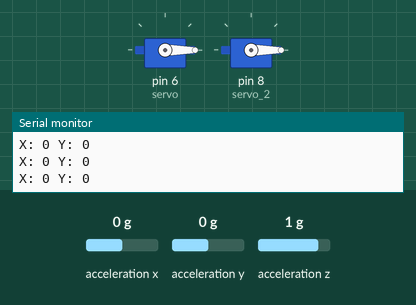
Recording of a sketch running on a simulated Arduino Uno, built with avr-gcc and run on an emulated ATmega328P. Shown: 2 × servo, the last lines printed to the serial monitor. The test bench sets the inputs (shaded band); at power-on: acceleration x 0 g, acceleration y 0 g, acceleration z 1 g.

Above: at 1.2 s.
1.3 s: acceleration x set to 0.8 g
At 2.2 s:
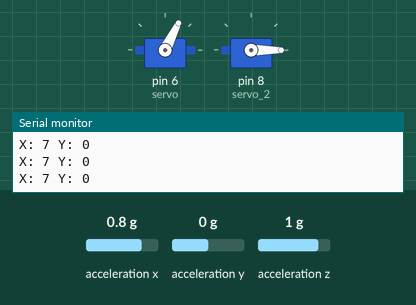
2.8 s: acceleration y set to 1.4 g
At 4.0 s:
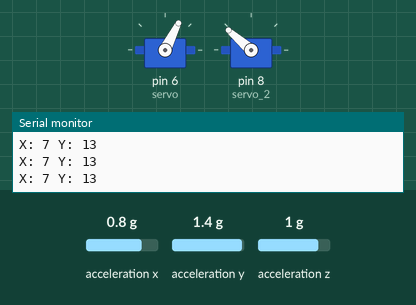
4.3 s: acceleration x set to -1.4 g
At 5.1 s:
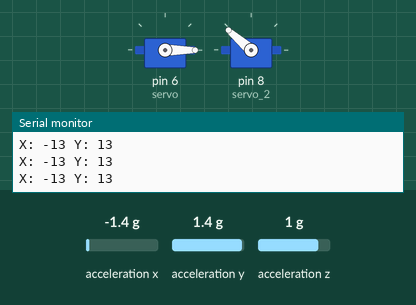
5.8 s: acceleration y set to 0.8 g
At 7.0 s:
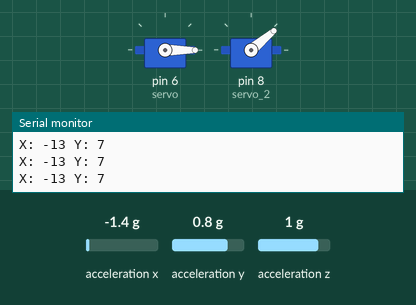
7.3 s: acceleration x set to 1.4 g
At 7.9 s:
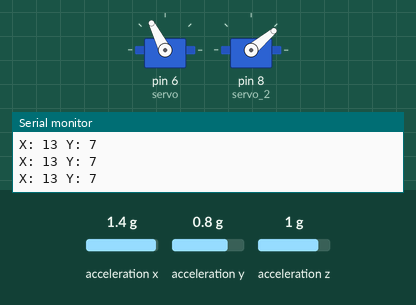
8.8 s: acceleration y set to -1.4 g
At 10.0 s:
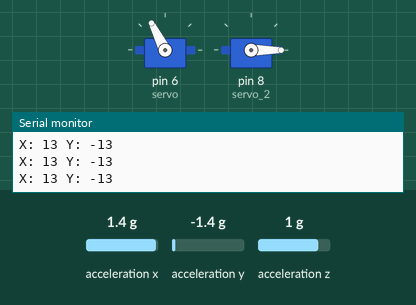
Timing chart, 0 to 11.3 s (numbered marks = the images above; inputs shaded):
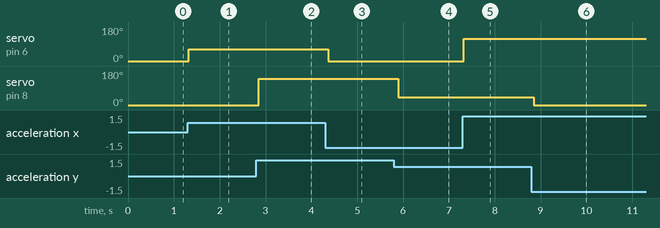

Measured:
- after the input at 1.3 s, servo on pin 6 (servo): 0° → 63° at once
- after the input at 2.8 s, servo on pin 8 (servo_2): 0° → 139° after 0.05 s
- after the input at 4.3 s, servo on pin 6 (servo): 63° → 0° after 0.07 s
- after the input at 5.8 s, servo on pin 8 (servo_2): 139° → 40° after 0.10 s
- after the input at 7.3 s, servo on pin 6 (servo): 0° → 117° at once
- after the input at 8.8 s, servo on pin 8 (servo_2): 40° → 0° after 0.05 s

The sketch:

practica_555.ino
```cpp
#include <Wire.h> //Libreria I2C
#include <Adafruit_Sensor.h> // Libreria para Acelerometro
#include <Adafruit_ADXL345_U.h> //Libreria para Acelerometro
#include <Servo.h>//Ingreso libreria

Servo servo;//Asigno el servo
Servo servo_2;//Asigno el servo

Adafruit_ADXL345_Unified accel = Adafruit_ADXL345_Unified(); //Coloco Nombre al Acelerometro
int Eje_X = 0; //Variable para la aceleracion en eje X
int Eje_Y = 0; //Variable para la aceleracion en eje Y
int po_x;//creacion de valor de dato 1
int po_PY;//creacion de valor de dato 2

void setup(void) {
Serial.begin(9600); //Inicializo el monitor serial a 9600bps
accel.begin();// Inicializo libreria del acelerometro
servo.attach(6);//Asigno el pin del servo
servo_2.attach(8);//Asigno el pin del servo
}

void loop(void) {
sensors_event_t event; //Le coloco un nombre a las lecturas del acelerometro
accel.getEvent(&event); //los datos de las lecturas del acelerometro se pasan a la funcion que envia los datos
Eje_X = event.acceleration.x; //Asigna la lectura del acelerometro en el eje X
Eje_Y = event.acceleration.y; //Asigna la lectura del acelerometro en el eje Y

po_x = map(Eje_X, -10, 10, -90, 90);//Mapeo y resa
po_PY = map(Eje_Y, -1, 10, -90, 90);//Mapeo y resa
servo.write(po_x);//eje x
servo_2.write(po_PY);//eje x


Serial.print("X: "); Serial.print(Eje_X); Serial.print(" ");//eje x
Serial.print("Y: "); Serial.print(Eje_Y); Serial.println(" ");//eje y
delay(100);
}
```
